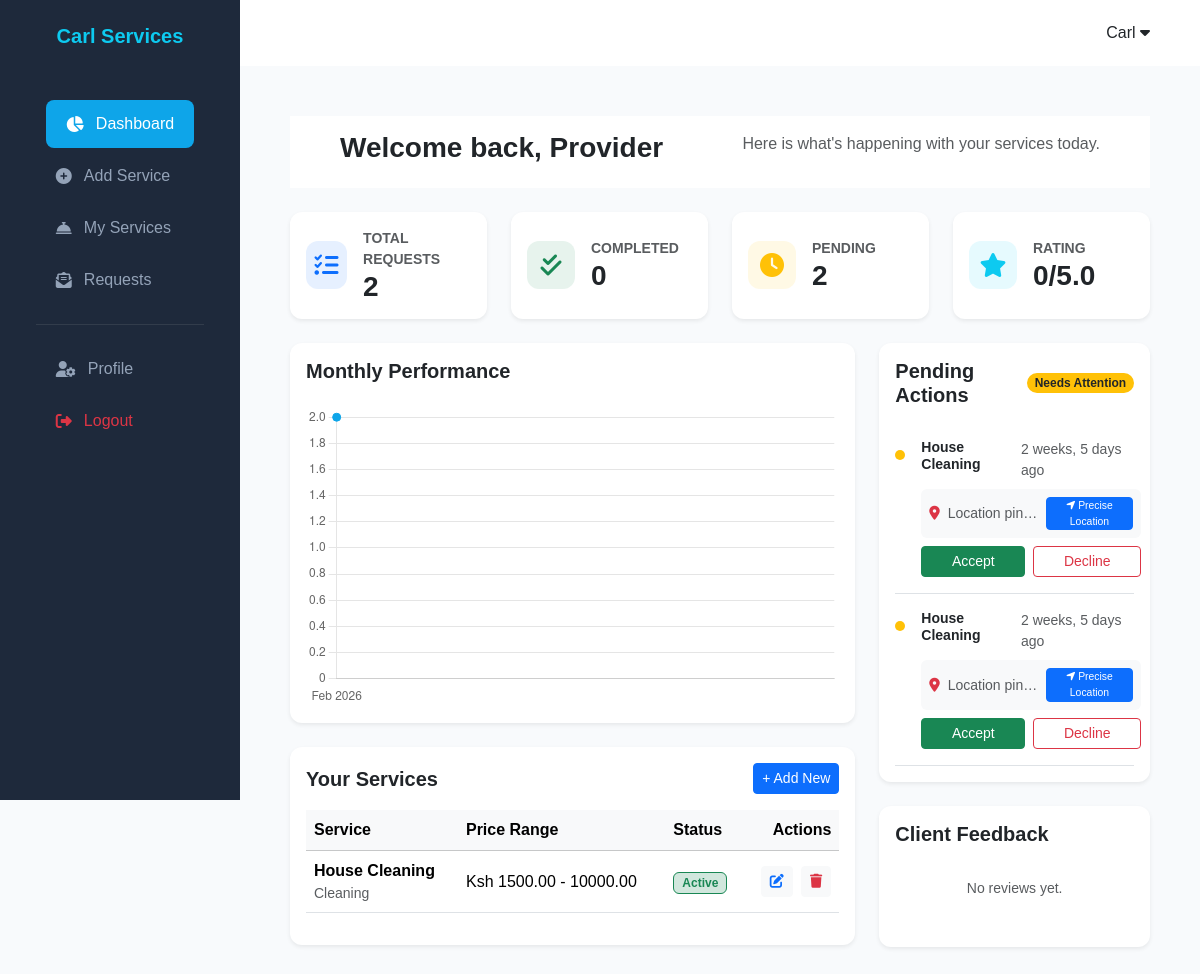
The page /dashboard/ (signed in) on the database as committed earlier.
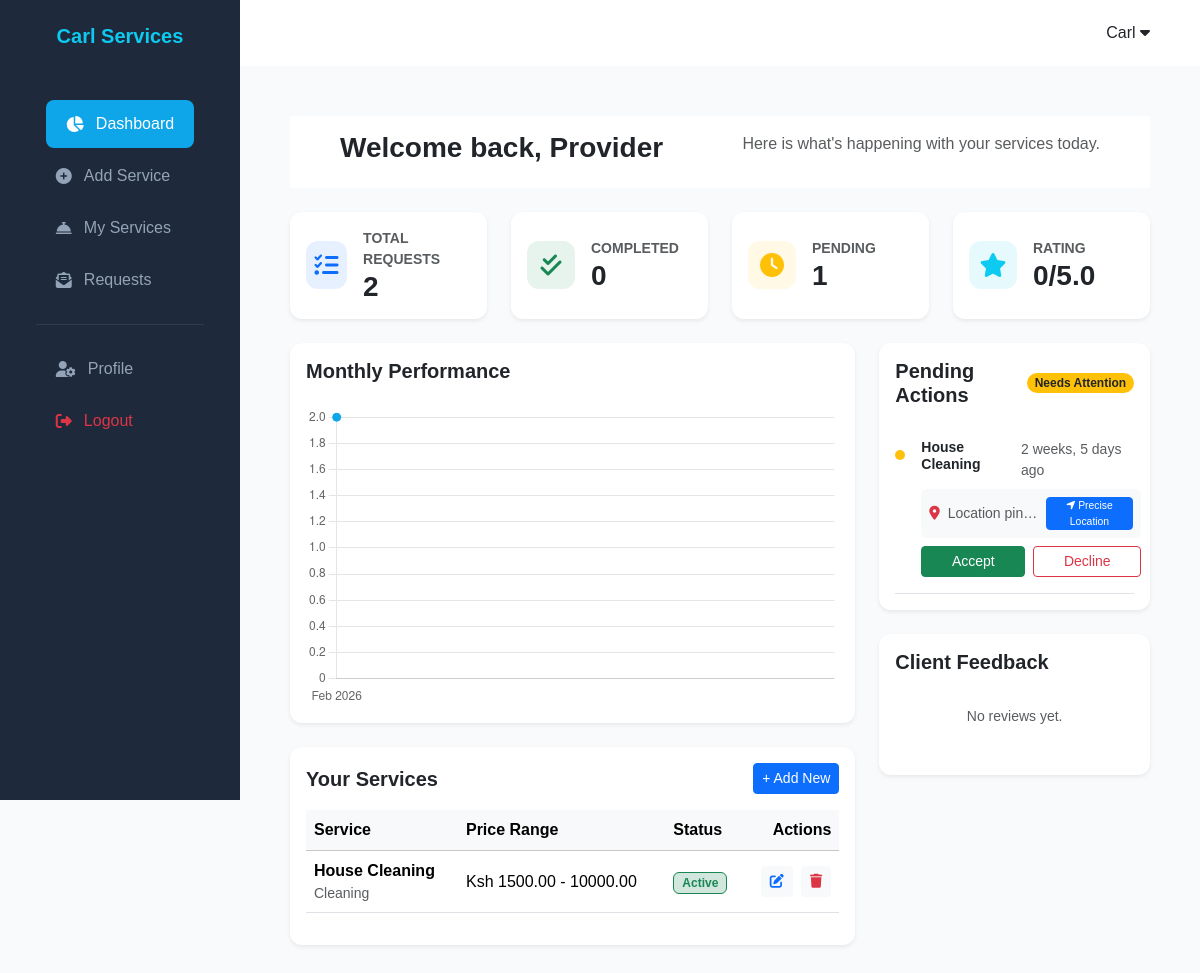
The same page on the database as committed later.
### Match/models.py (models this page shows, shortened)
class Service(models.Model):
    provider = models.ForeignKey(
        ServiceProvider,
        on_delete=models.CASCADE,
        related_name='services'
    )
    category = models.ForeignKey(ServiceCategory, on_delete=models.CASCADE)
    title = models.CharField(max_length=150)
    description = models.TextField()
    min_price = models.DecimalField(max_digits=10, decimal_places=2)
    max_price = models.DecimalField(max_digits=10, decimal_places=2)
    is_active = models.BooleanField(default=True)
    created_at = models.DateTimeField(auto_now_add=True)

class ServiceCategory(models.Model):
    name = models.CharField(max_length=100, unique=True)
    slug = models.SlugField(unique=True, blank=True)

class ServiceRequest(models.Model):
    user = models.ForeignKey(
        'User',
        on_delete=models.CASCADE,
        related_name='requests'
    )
    service = models.ForeignKey(
        Service,
        on_delete=models.CASCADE,
        related_name='requests'
    )
    latitude = models.DecimalField(max_digits=9, decimal_places=6, null=True, blank=True)
    longitude = models.DecimalField(max_digits=9, decimal_places=6, null=True, blank=True)
    location = models.CharField(max_length=255)  # Where service is needed
    description = models.TextField(blank=True)  # Optional extra details
    status_choices = (
        ('pending', 'Pending'),
        ('accepted', 'Accepted'),
        ('completed', 'Completed'),
        ('rejected', 'Rejected'),
    )
    status = models.CharField(max_length=20, choices=status_choices, default='pending')
    created_at = models.DateTimeField(auto_now_add=True)

### Match/views.py (the view)
# urls.py: path('dashboard/', views.provider_dashboard, name='provider_dashboard'),
@login_required
def provider_dashboard(request):
    if request.user.role != 'company':
        return redirect('login')
    provider = ServiceProvider.objects.filter(user=request.user).first()
    if not provider or not provider.profile_completed:
        messages.info(request, "Complete your business profile to access the dashboard.")
        return redirect('provider_signup_step2')
    requests_qs = ServiceRequest.objects.filter(
        service__provider=provider
    )
    total_requests = requests_qs.count()
    completed_requests = requests_qs.filter(status='completed').count()
    pending_requests = requests_qs.filter(status='pending').count()
    accepted_requests = requests_qs.filter(status='accepted').count()
    rejected_requests = requests_qs.filter(status='rejected').count()
    completion_rate = 0
    if total_requests > 0:
        completion_rate = round((completed_requests / total_requests) * 100, 1)
    latest_requests = requests_qs.order_by('-created_at')[:5]
    avg_rating = provider.reviews.aggregate(
        avg=Avg('rating')
    )['avg'] or 0
    avg_rating = round(avg_rating, 1)
    recent_reviews = provider.reviews.order_by('-created_at')[:5]
    six_months_ago = timezone.now() - timedelta(days=180)
    monthly_data = (
        requests_qs
        .filter(created_at__gte=six_months_ago)
        .annotate(month=TruncMonth('created_at'))
        .values('month')
        .annotate(total=Count('id'))
        .order_by('month')
    )
    months = []
    monthly_requests = []
    for entry in monthly_data:
        months.append(entry['month'].strftime("%b %Y"))
        monthly_requests.append(entry['total'])
    context = {
        'provider': provider,
        'latest_requests': latest_requests,
        'total_requests': total_requests,
        'completed_requests': completed_requests,
        'pending_requests': pending_requests,
        'accepted_requests': accepted_requests,
        'rejected_requests': rejected_requests,
        'completion_rate': completion_rate,
        'avg_rating': avg_rating,
        'recent_reviews': recent_reviews,
        'months': json.dumps(months),
        'monthly_requests': json.dumps(monthly_requests),
    }
    return render(request, 'Match/dashboard.html', context)

### Match/templates/Match/dashboard.html (shortened to what the changed rows need)
{% extends "Match/base.html" %}
{% load static %}
{% block content %}
<link href="https://cdn.jsdelivr.net/npm/bootstrap@5.3.2/dist/css/bootstrap.min.css" rel="stylesheet">
<link rel="stylesheet" href="https://cdnjs.cloudflare.com/ajax/libs/font-awesome/6.4.2/css/all.min.css">
<div class="d-flex">
    <main class="main-content">
        <div class="row g-4 mb-4">
            <div class="col-md-3">
                <div class="card shadow-sm h-100">
                    <div class="card-body d-flex align-items-center">
                        <div>
                            <p class="text-muted mb-0 small fw-bold text-uppercase">Pending</p>
                            <h3 class="fw-bold mb-0">{{ pending_requests }}</h3>
                        </div>
                    </div>
                </div>
            </div>
        </div>
        <div class="row g-4">
            <div class="col-lg-8">
                <div id="services-section" class="card shadow-sm">
                    <div class="card-body">
                        <div class="table-responsive">
                            <table class="table align-middle">
                                <thead class="table-light">
                                    <tr>
                                        <th>Service</th>
                                        <th>Price Range</th>
                                        <th>Status</th>
                                        <th class="text-end">Actions</th>
                                    </tr>
                                </thead>
                                <tbody>
                                    {% for service in provider.services.all %}
                                    <tr>
                                        <td>
                                            <div class="fw-bold">{{ service.title }}</div>
                                            <div class="small text-muted">{{ service.category.name }}</div>
                                        </td>
                                        <td>Ksh {{ service.min_price }} - {{ service.max_price }}</td>
                                        <td>
                                            {% if service.is_active %}
                                            <span class="badge bg-success-subtle text-success border border-success px-2 py-1">Active</span>
                                            {% else %}
                                            <span class="badge bg-secondary-subtle text-secondary px-2 py-1">Inactive</span>
                                            {% endif %}
                                        </td>
                                        <td class="text-end">
                                            <a href="{% url 'edit_service' service.id %}" class="btn btn-sm btn-light text-primary me-1"><i class="fas fa-edit"></i></a>
                                            <a href="{% url 'delete_service' service.id %}" class="btn btn-sm btn-light text-danger"><i class="fas fa-trash"></i></a>
                                        </td>
                                    </tr>
                                    {% empty %}
                                    <tr><td colspan="4" class="text-center py-4 text-muted">No services added yet.</td></tr>
                                    {% endfor %}
                                </tbody>
                            </table>
                        </div>
                    </div>
                </div>
            </div>
            <div class="col-lg-4">
                <div id="requests-section" class="card shadow-sm border-0 mb-4">
                    <div class="card-body">
                        <div class="list-group list-group-flush">
                            {% for request in latest_requests %}
                                {% if request.status == 'pending' %}
                                <div class="list-group-item px-0 py-3 border-bottom">
                                    <div class="d-flex align-items-start">
                                        <div class="me-3 mt-1"><span class="status-pulse"></span></div>
                                        <div class="flex-grow-1">
                                            <div class="d-flex justify-content-between">
                                                <h6 class="mb-0 fw-bold text-dark small">{{ request.service.title }}</h6>
                                                <small class="text-muted">{{ request.created_at|timesince }} ago</small>
                                            </div>
                                            <div class="my-2 p-2 bg-light rounded d-flex justify-content-between align-items-center">
    <span class="small text-muted text-truncate me-2" style="max-width: 150px;">
        <i class="fas fa-map-marker-alt me-1 text-danger"></i>
        {% if request.latitude %}
            Pin: {{ request.latitude|floatformat:4 }}, {{ request.longitude|floatformat:4 }}
        {% else %}
            {{ request.location }}
        {% endif %}
    </span>
    <a href="https://www.google.com/maps/search/?api=1&query={{ request.latitude }},{{ request.longitude }}"
       target="_blank" class="btn btn-sm btn-primary py-0 px-2" style="font-size: 0.65rem;">
        <i class="fas fa-location-arrow"></i> Precise Location
    </a>
</div>
                                            <div class="d-flex gap-2 mt-2">
                                                <form action="{% url 'provider_requests' %}" method="POST" class="flex-grow-1">
                                                    <button type="submit" name="action" value="accept" class="btn btn-sm btn-success w-100 py-1">Accept</button>
                                                </form>
                                                <form action="{% url 'provider_requests' %}" method="POST" class="flex-grow-1">
                                                    <button type="submit" name="action" value="reject" class="btn btn-sm btn-outline-danger w-100 py-1">Decline</button>
                                                </form>
                                            </div>
                                        </div>
                                    </div>
                                </div>
                                {% endif %}
                            {% empty %}
                                <p class="text-muted small text-center py-3">No requests found.</p>
                            {% endfor %}
                        </div>
                    </div>
                </div>
            </div>
        </div>
    </main>
</div>
<script>
    const months = JSON.parse('{{ months|escapejs }}');
    const monthlyRequests = JSON.parse('{{ monthly_requests|escapejs }}');
    const ctx = document.getElementById('requestsChart').getContext('2d');
    new Chart(ctx, {
        type: 'line',
        data: {
            labels: months,
            datasets: [{
                label: 'Requests',
                data: monthlyRequests,
                borderColor: '#0ea5e9',
                backgroundColor: 'rgba(14, 165, 233, 0.1)',
                fill: true,
                tension: 0.4,
                pointRadius: 4,
                pointBackgroundColor: '#0ea5e9'
            }]
        },
        options: {
            maintainAspectRatio: false,
            plugins: { legend: { display: false } },
            scales: {
                y: { grid: { borderDash: [5, 5] }, beginAtZero: true },
                x: { grid: { display: false } }
            }
        }
    });
</script>
{% endblock %}

Rows that differ between the two databases and show on the page:
no longer on this page (row edited): ServiceRequest: service "House Cleaning", created_at "2 weeks, 5 days", location "Location pin…"
Other text that changed with them:
{{ pending_requests }}: "2" → "1"
